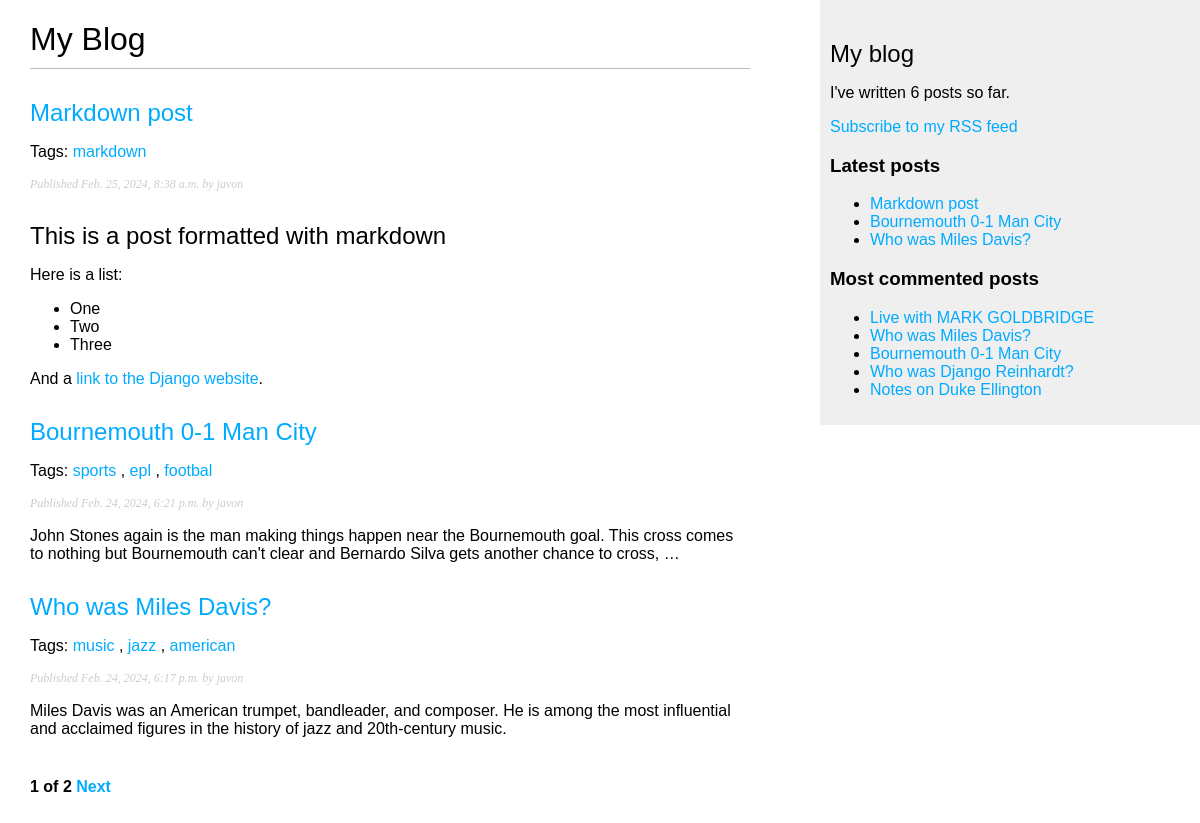
Screenshot of /blog/ with the database file from the repository.
### blog/models.py (models this page shows, shortened)
class Post(models.Model):
    class Status(models.TextChoices):
        DRAFT = 'DF','Draft'
        PUBLISHED = 'PB','Published'
    title = models.CharField(max_length = 250)
    author = models.ForeignKey(User, on_delete = models.CASCADE, related_name = 'blog_posts')
    slug = models.SlugField(max_length = 250,
                            unique_for_date = 'publish')
    body = models.TextField()
    publish = models.DateTimeField(default = timezone.now)
    created = models.DateTimeField(auto_now_add = True)
    updated = models.DateTimeField(auto_now = True)
    status = models.CharField(max_length = 2,
                              choices = Status.choices,
                              default = Status.DRAFT)
    objects = models.Manager()
    published = PublishedManager()
    class Meta:
        ordering = ['-publish']
        indexes = [
            models.Index(fields = ['-publish']),
        ]
    def get_absolute_url(self):
        return reverse('blog:post_detail',
                        args=[self.publish.year,
                              self.publish.month,
                              self.publish.day,
                              self.slug])
    tags = TaggableManager()

### blog/views.py (the view)
def post_list(request, tag_slug=None):
    post_list = Post.published.all()
    tag = None
    if tag_slug:
        tag = get_object_or_404(Tag, slug=tag_slug)
        post_list = post_list.filter(tags__in=[tag])
    paginator = Paginator(post_list, 3)
    page_number = request.GET.get('page', 1)
    try:
        posts = paginator.page(page_number)
    except PageNotAnInteger:
        posts = paginator.page(1)
    except EmptyPage:
        posts = paginator.page(paginator.num_pages)
    return render(request,
                  'blog/post/list.html',
                  {'posts': posts,
                   'tag': tag})

### blog/models.py (called while the page is built)
    def get_queryset(self):
        return super().get_queryset()\
                      .filter(status = Post.Status.PUBLISHED)

### blog/templatetags/blog_tags.py (called while the page is built)
@register.simple_tag
def total_posts():
    return Post.published.count()

@register.inclusion_tag('blog/post/latest_posts.html')
def show_latest_posts(count=5):
    latest_posts = Post.published.order_by('-publish')[:count]
    return {'latest_posts': latest_posts}

@register.simple_tag
def get_most_commented_posts(count=5):
    return Post.published.annotate(
        total_comments=Count('comments')
    ).order_by('-total_comments')[:count]

@register.filter(name='markdown')
def markdown_format(text):
    return mark_safe(markdown.markdown(text))

### blog/templates/blog/post/list.html (shortened to what this page needs)
{% extends "blog/base.html" %}
{% load blog_tags %}
{% block content %}
  <h1>My Blog</h1>
  {% for post in posts %}
    <h2>
        <a href="{{ post.get_absolute_url }}">
        {{ post.title }}
      </a>
    </h2>
    <p class='tags'>Tags:
        {% for tag in post.tags.all %}
        <a href= "{% url "blog:post_list_by_tag" tag.slug %}">
            {{ tag.name }}
        </a>
        {% if not forloop.last %}, {% endif %}
        {% endfor %}
    </p>
    <p class="date">
      Published {{ post.publish }} by {{ post.author }}
    </p>
    {{ post.body|markdown|truncatewords_html:30 }}
  {% endfor %}
  {% include "pagination.html" with page=posts %}
{% endblock %}

### blog/templates/blog/base.html (shortened to what this page needs)
{% load blog_tags %}
{% load static %}
<!DOCTYPE html>
<html>
<head>
  <link href="{% static "css/blog.css" %}" rel="stylesheet">
</head>
<body>
  <div id="content">
    {% block content %}
    {% endblock %}
  </div>
  <div id="sidebar">
    <h2>My blog</h2>
    <p>I've written {% total_posts %} posts so far.</p>
    <p>
        <a href = "{% url "blog:post_feed" %}">
            Subscribe to my RSS feed
        </a>
    </p>
    <h3>Latest posts</h3>
    {% show_latest_posts 3 %}
    <h3>Most commented posts</h3>
    {% get_most_commented_posts as most_commented_posts %}
    <ul>
        {% for post in most_commented_posts %}
        <li>
            <a href="{{ post.get_absolute_url }}">{{ post.title }}</a>
        </li>
        {% endfor %}
    </ul>
  </div>
</body>
</html>

### blog/templates/pagination.html (shortened to what this page needs)
<div class = "pagination">
    <span class = "step-links">
    <span class = "current">
        {{ page.number }} of {{ page.paginator.num_pages }}
    </span>
    {% if page.has_next %}
    <a href = "?page={{ page.next_page_number }}">Next</a>
    {% endif %}
    </span>
</div>

### blog/templates/blog/post/latest_posts.html
<ul>
    {% for post in latest_posts %}
    <li>
        <a href="{{ post.get_absolute_url }}">{{ post.title }}</a>
    </li>
    {% endfor %}
</ul>

### blog/static/css/blog.css (style rules this page uses)
body { margin:0; padding:0; font-family:helvetica, sans-serif; }
a { color:#00abff; text-decoration:none; }
h1 { font-weight:normal; border-bottom:1px solid #bbb; padding:0 0 10px 0; }
h2 { font-weight:normal; margin:30px 0 0; }
#content { float:left; width:60%; padding:0 0 0 30px; }
#sidebar { float:right; width:30%; padding:10px; background:#efefef; height:100%; }
p.date { color:#ccc; font-family: georgia, serif; font-size: 12px; font-style: italic; }
.pagination { margin:40px 0; font-weight:bold; }

### rows the page displays
Post: title "Markdown post", publish "Feb. 25, 2024, 8:38 a.m.", author "javon", body "This is a post formatted with markdown Here is a list: One Two Three And a link to the Django website ."
Tag: name "markdown"
Post: title "Bournemouth 0-1 Man City", publish "Feb. 24, 2024, 6:21 p.m.", author "javon", body "John Stones again is the man making things happen near the Bournemouth goal. This cross comes to nothing but Bournemouth can't clear and Bernardo Silva gets another chance to cross, …"
Tag: name "sports"
Tag: name "epl"
Tag: name "footbal"
Post: title "Who was Miles Davis?", publish "Feb. 24, 2024, 6:17 p.m.", author "javon", body "Miles Davis was an American trumpet, bandleader, and composer. He is among the most influential and acclaimed figures in the history of jazz and 20th-century music."
Tag: name "music"
Tag: name "jazz"
Tag: name "american"
Post: title "Live with MARK GOLDBRIDGE"
Post: title "Who was Django Reinhardt?"
Post: title "Notes on Duke Ellington"

### other values shown
{{ page.number }} "1"
{{ page.paginator.num_pages }} "2"
